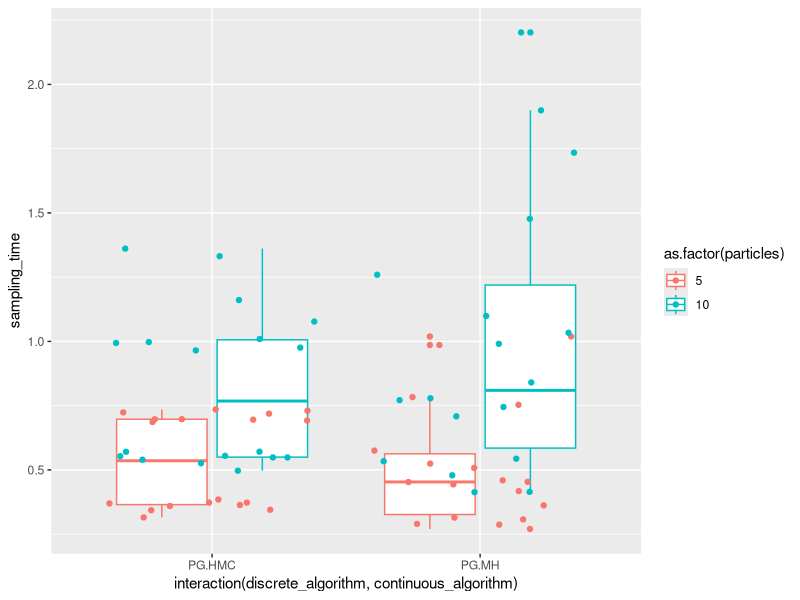
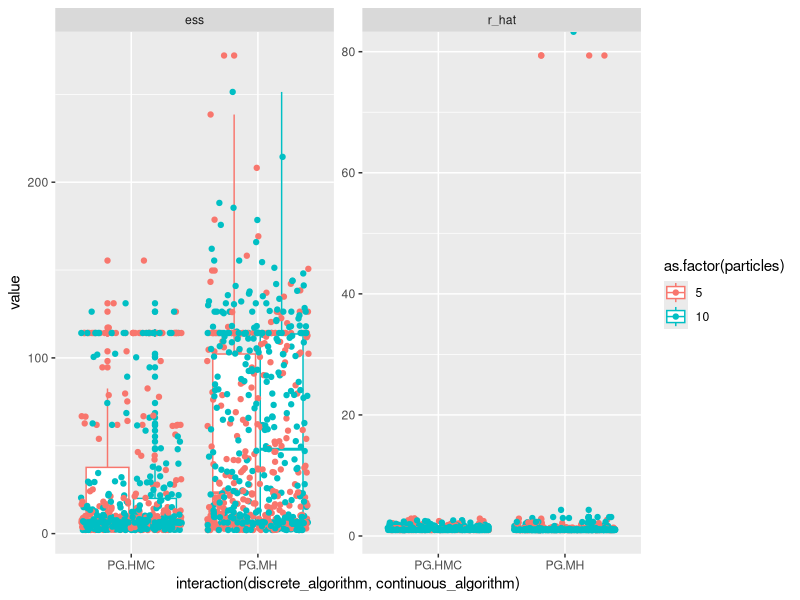

These figures' R source, in order:
library(tidyverse)

sampling_times <- read_csv("results/sampling_times.csv")
diagnostics <- read_csv("results/diagnostics.csv")
chains <- read_csv("results/chains.csv")
compile_times <- read_csv("results/compile_times.csv")

sampling_times %>% filter(repetition > 1) %>%
    ggplot(aes(x = interaction(discrete_algorithm, continuous_algorithm),
               y = sampling_time,
               color = as.factor(particles))) +
    geom_boxplot() +
    geom_jitter(height = 0)

diagnostics %>% filter(repetition > 1) %>%
    ggplot(aes(x = interaction(discrete_algorithm, continuous_algorithm),
               y = value,
               color = as.factor(particles))) +
    geom_boxplot() +
    geom_jitter(height = 0) +
    facet_wrap(~ diagnostic, scales = "free_y")
